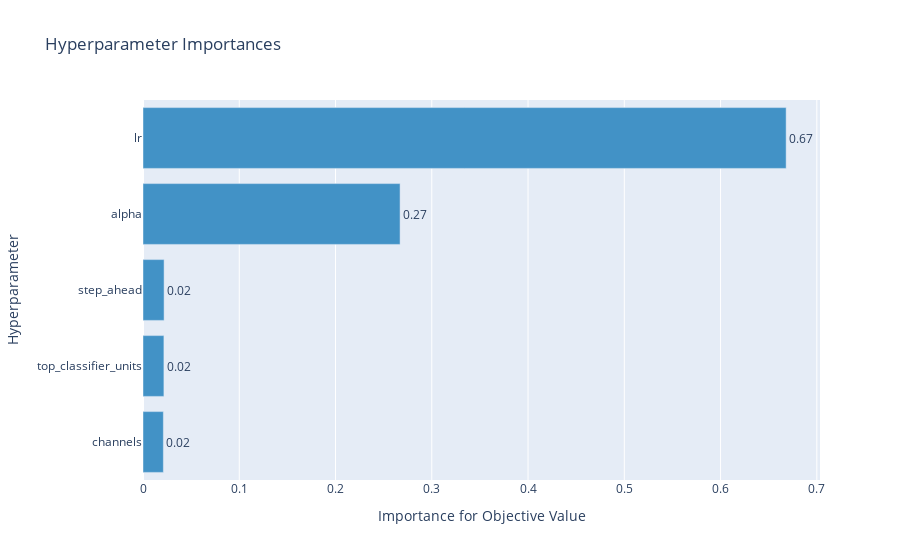

Source (notebook cell):
### Code cell
fig = optuna.visualization.plot_param_importances(study)
fig.show()

### Figure 1 — Plotly figure (JSON) as saved in the notebook; plotly's stock layout.template omitted (floating-point values rounded to 4 significant figures)
{"data": [{"cliponaxis": false, "hovertemplate": ["channels (IntLogUniformDistribution): 0.021163591850845546<extra></extra>", "top_classifier_units (IntLogUniformDistribution): 0.02172311492913566<extra></extra>", "step_ahead (IntUniformDistribution): 0.021904270837230764<extra></extra>", "alpha (UniformDistribution): 0.2670692084926658<extra></extra>", "lr (LogUniformDistribution): 0.6681398138901223<extra></extra>"], "marker": {"color": "rgb(66,146,198)"}, "orientation": "h", "text": ["0.021163591850845546", "0.02172311492913566", "0.021904270837230764", "0.2670692084926658", "0.6681398138901223"], "textposition": "outside", "texttemplate": "%{text:.2f}", "type": "bar", "x": [0.02116, 0.02172, 0.0219, 0.2671, 0.6681], "y": ["channels", "top_classifier_units", "step_ahead", "alpha", "lr"]}], "layout": {"showlegend": false, "title": {"text": "Hyperparameter Importances"}, "xaxis": {"title": {"text": "Importance for Objective Value"}}, "yaxis": {"title": {"text": "Hyperparameter"}}}}
